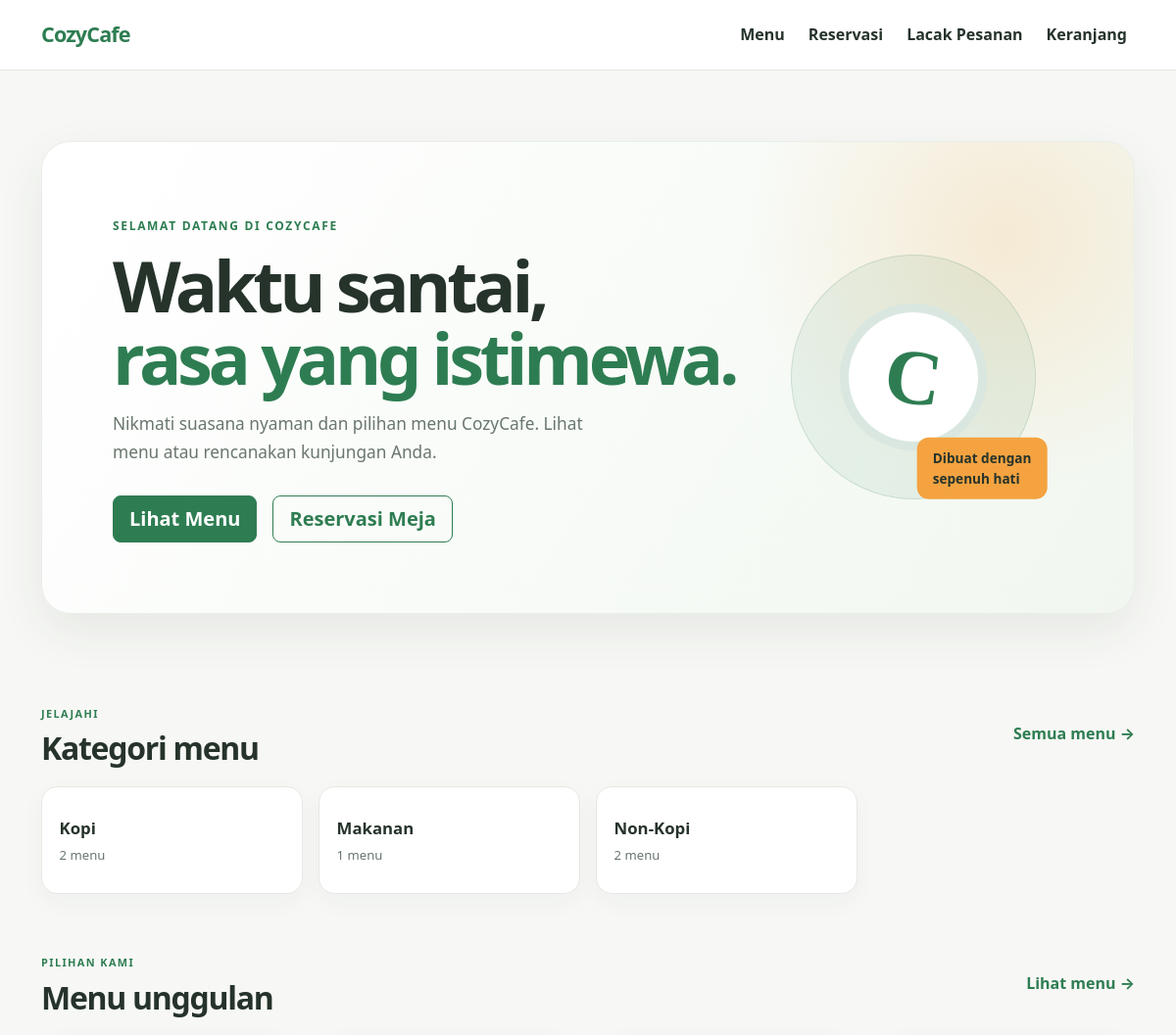
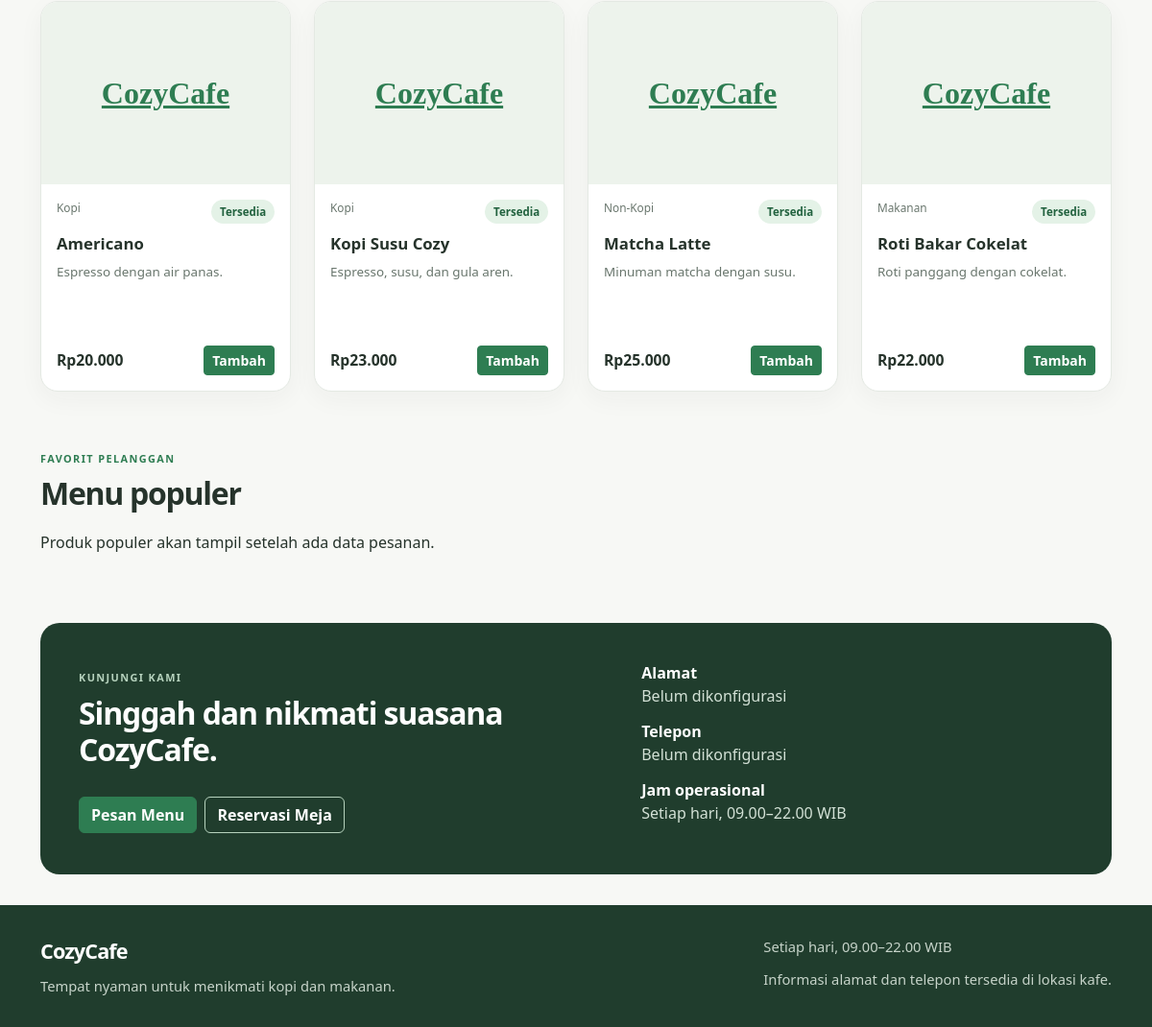
The page / on the database its author committed (2 pictures, top to bottom).
### tables this page shows
CREATE TABLE IF NOT EXISTS categories (
    id BIGINT UNSIGNED NOT NULL AUTO_INCREMENT,
    name VARCHAR(120) NOT NULL,
    description TEXT NULL,
    is_active TINYINT(1) NOT NULL DEFAULT 1,
    created_at TIMESTAMP NOT NULL DEFAULT CURRENT_TIMESTAMP,
    updated_at TIMESTAMP NOT NULL DEFAULT CURRENT_TIMESTAMP ON UPDATE CURRENT_TIMESTAMP,
    PRIMARY KEY (id),
    UNIQUE KEY uq_categories_name (name),
    KEY idx_categories_active_name (is_active, name)
);

CREATE TABLE IF NOT EXISTS products (
    id BIGINT UNSIGNED NOT NULL AUTO_INCREMENT,
    category_id BIGINT UNSIGNED NOT NULL,
    name VARCHAR(160) NOT NULL,
    description TEXT NULL,
    image VARCHAR(500) NULL,
    price DECIMAL(12,2) UNSIGNED NOT NULL,
    stock INT UNSIGNED NOT NULL DEFAULT 0,
    min_stock INT UNSIGNED NOT NULL DEFAULT 0,
    min_order_quantity INT UNSIGNED NOT NULL DEFAULT 1,
    max_order_quantity INT UNSIGNED NOT NULL DEFAULT 99,
    availability_status ENUM('available', 'sold_out', 'unavailable') NOT NULL DEFAULT 'available',
    is_active TINYINT(1) NOT NULL DEFAULT 1,
    has_order_history TINYINT(1) NOT NULL DEFAULT 0,
    created_at TIMESTAMP NOT NULL DEFAULT CURRENT_TIMESTAMP,
    updated_at TIMESTAMP NOT NULL DEFAULT CURRENT_TIMESTAMP ON UPDATE CURRENT_TIMESTAMP,
    PRIMARY KEY (id),
    KEY idx_products_category_active (category_id, is_active),
    KEY idx_products_active_name (is_active, name),
    KEY idx_products_availability (availability_status),
    CONSTRAINT fk_products_category
        FOREIGN KEY (category_id) REFERENCES categories (id)
        ON UPDATE CASCADE ON DELETE RESTRICT,
    CONSTRAINT chk_products_order_quantity
        CHECK (min_order_quantity >= 1 AND max_order_quantity >= min_order_quantity)
);

### public/index.php (called while the page is built, shortened)
<?php
$root = dirname(__DIR__);
$scriptName = str_replace('\\', '/', $_SERVER['SCRIPT_NAME'] ?? '');
$basePath = rtrim(str_replace('/index.php', '', $scriptName), '/');
$requestUri = $_SERVER['REQUEST_URI'] ?? '/';
$path = parse_url($requestUri, PHP_URL_PATH) ?: '/';
$path = '/' . trim(rawurldecode($path), '/');
$customerRoutes = [
    '/' => 'Beranda',
    '/menu' => 'Menu',
    '/cart' => 'Keranjang',
    '/checkout' => 'Checkout',
    '/booking' => 'Reservasi',
    '/track-order' => 'Lacak Pesanan',
    '/track-booking' => 'Lacak Reservasi',
    '/history' => 'Riwayat',
];
$productDetailMatch = preg_match('/\A\/product\/([1-9][0-9]*)\z/', $path, $productMatch) === 1;
if ($path === '/') {
    require $root . '/app/config/database.php';
    require $root . '/app/controllers/ProductController.php';
    $homeData = (new ProductController(database(), $basePath))->homepageData();
    $view = $root . '/resources/views/customer/index.php';
} elseif (array_key_exists($path, $customerRoutes)) {
    $pageTitle = $customerRoutes[$path];
    $view = $root . '/resources/views/customer/placeholder.php';
} else {
    http_response_code(404);
    $pageTitle = 'Halaman Tidak Ditemukan';
    $view = $root . '/resources/views/customer/404.php';
}
require $view;

### app/helpers/sanitizer.php (called while the page is built, shortened)
<?php
function e(mixed $value): string
{
    return htmlspecialchars((string) $value, ENT_QUOTES | ENT_SUBSTITUTE, 'UTF-8');
}

### app/config/database.php (called while the page is built, shortened)
<?php
function envValue(string $key, ?string $default = null): ?string
{
    $value = getenv($key);
    if ($value !== false) {
        return $value;
    }
    return $_ENV[$key] ?? $_SERVER[$key] ?? $default;
}
function database(): PDO
{
    $host = envValue('DB_HOST', '127.0.0.1');
    $port = envValue('DB_PORT', '3306');
    $database = envValue('DB_DATABASE', 'cozycafe');
    $username = envValue('DB_USERNAME', 'root');
    $password = envValue('DB_PASSWORD', '');
    $charset = envValue('DB_CHARSET', 'utf8mb4');
    $dsn = sprintf(
        'mysql:host=%s;port=%s;dbname=%s;charset=%s',
        $host,
        $port,
        $database,
        $charset
    );
    $pdo = new PDO($dsn, $username, $password, [
        PDO::ATTR_ERRMODE => PDO::ERRMODE_EXCEPTION,
        PDO::ATTR_DEFAULT_FETCH_MODE => PDO::FETCH_ASSOC,
        PDO::ATTR_EMULATE_PREPARES => false,
        PDO::MYSQL_ATTR_INIT_COMMAND => "SET time_zone = '+07:00'",
    ]);
    return $pdo;
}

### app/controllers/ProductController.php (called while the page is built, shortened)
<?php
final class ProductController
{
    public function catalog(string $search = '', ?int $categoryId = null): array
    {
        $where = ['p.is_active = 1', 'c.is_active = 1'];
        $parameters = [];
        $statement = $this->pdo->prepare(
            'SELECT p.id, p.category_id, p.name, p.description, p.image, p.price,
                    p.stock, p.min_order_quantity, p.max_order_quantity,
                    p.availability_status, c.name AS category_name
             FROM products p
             INNER JOIN categories c ON c.id = p.category_id
             WHERE ' . implode(' AND ', $where) . '
             ORDER BY p.name ASC'
        );
        $statement->execute($parameters);
        return $statement->fetchAll();
    }
    public function homepageData(): array
    {
        $categories = $this->pdo->query(
            'SELECT c.id, c.name, COUNT(p.id) AS product_count
             FROM categories c
             LEFT JOIN products p ON p.category_id = c.id AND p.is_active = 1
             WHERE c.is_active = 1
             GROUP BY c.id, c.name
             ORDER BY c.name ASC'
        )->fetchAll();
        $featured = $this->catalog('', null);
        $featured = array_slice($featured, 0, 4);
        $popular = $this->pdo->query(
            "SELECT p.id, p.category_id, p.name, p.description, p.image, p.price,
                    p.stock, p.min_order_quantity, p.max_order_quantity,
                    p.availability_status, c.name AS category_name,
                    SUM(oi.quantity) AS units_sold
             FROM products p
             INNER JOIN categories c ON c.id = p.category_id AND c.is_active = 1
             INNER JOIN order_items oi ON oi.product_id = p.id
             INNER JOIN orders o ON o.id = oi.order_id
             WHERE p.is_active = 1
               AND o.order_status NOT IN ('cancelled', 'expired')
             GROUP BY p.id, p.category_id, p.name, p.description, p.image, p.price,
                      p.stock, p.min_order_quantity, p.max_order_quantity,
                      p.availability_status, c.name
             ORDER BY units_sold DESC, p.name ASC
             LIMIT 4"
        )->fetchAll();
        $testimonials = $this->pdo->query(
            "SELECT r.comment, COALESCE(c.name, 'Pelanggan CozyCafe') AS customer_name
             FROM testimonials t
             INNER JOIN reviews r ON r.id = t.review_id
             LEFT JOIN customers c ON c.id = r.customer_id
             WHERE t.is_approved = 1
               AND t.is_visible = 1
               AND r.moderation_status = 'approved'
               AND r.comment IS NOT NULL
               AND r.comment <> ''
             ORDER BY t.created_at DESC
             LIMIT 3"
        )->fetchAll();
        $settings = $this->pdo->query(
            "SELECT setting_key, setting_value
             FROM cafe_settings
             WHERE setting_key IN ('cafe_address', 'cafe_phone')"
        )->fetchAll(PDO::FETCH_KEY_PAIR);
        return [
            'categories' => $categories,
            'featured' => $featured,
            'popular' => $popular,
            'testimonials' => $testimonials,
            'address' => trim((string) ($settings['cafe_address'] ?? '')),
            'phone' => trim((string) ($settings['cafe_phone'] ?? '')),
        ];
    }
}

### app/helpers/formatter.php (called while the page is built, shortened)
<?php
function formatRupiah(int|float|string $amount): string
{
    return 'Rp' . number_format((float) $amount, 0, ',', '.');
}

### resources/views/components/product_cards.php (the view)
<?php
$availabilityLabels = [
    'available' => 'Tersedia',
    'sold_out' => 'Habis',
    'unavailable' => 'Tidak tersedia',
];
?>
<?php if ($products === []): ?>
    <div class="empty-state">
        <h3>Menu belum tersedia</h3>
        <p>Silakan kembali lagi nanti untuk melihat pilihan menu CozyCafe.</p>
    </div>
<?php else: ?>
    <div class="row g-4 product-grid">
        <?php foreach ($products as $product): ?>
            <?php
            $canOrder = $product['availability_status'] === 'available'
                && (int) $product['stock'] >= (int) $product['min_order_quantity'];
            $maxQuantity = min((int) $product['stock'], (int) $product['max_order_quantity']);
            $imageName = $product['image'] === null ? '' : basename((string) $product['image']);
            ?>
            <div class="col-sm-6 col-xl-3">
                <article class="product-card h-100">
                    <a class="product-image-link" href="<?= e($url('product/' . (int) $product['id'])) ?>" aria-label="Lihat <?= e($product['name']) ?>">
                        <?php if ($imageName !== ''): ?>
                            <img class="product-image" src="<?= e($url('media/products/' . rawurlencode($imageName))) ?>" alt="<?= e($product['name']) ?>" loading="lazy">
                        <?php else: ?>
                            <span class="product-image-placeholder" aria-hidden="true">CozyCafe</span>
                        <?php endif; ?>
                    </a>
                    <div class="product-card-body">
                        <div class="product-meta">
                            <span><?= e($product['category_name']) ?></span>
                            <span class="availability-badge status-<?= e($product['availability_status']) ?>">
                                <?= e($availabilityLabels[$product['availability_status']] ?? 'Tidak tersedia') ?>
                            </span>
                        </div>
                        <a class="product-name" href="<?= e($url('product/' . (int) $product['id'])) ?>">
                            <?= e($product['name']) ?>
                        </a>
                        <p class="product-description"><?= e($product['description'] ?? 'Pilihan CozyCafe untuk menemani waktu Anda.') ?></p>
                        <div class="product-card-bottom">
                            <strong class="product-price"><?= e(formatRupiah($product['price'])) ?></strong>
                            <button
                                class="btn btn-sm btn-cozy-primary"
                                type="button"
                                data-add-to-cart
                                data-product-id="<?= (int) $product['id'] ?>"
                                data-product-name="<?= e($product['name']) ?>"
                                data-product-price="<?= e($product['price']) ?>"
                                data-min-quantity="<?= (int) $product['min_order_quantity'] ?>"
                                data-max-quantity="<?= $maxQuantity ?>"
                                <?= $canOrder ? '' : 'disabled' ?>
                            >
                                <?= $canOrder ? 'Tambah' : 'Tidak tersedia' ?>
                            </button>
                        </div>
                    </div>
                </article>
            </div>
        <?php endforeach; ?>
    </div>
<?php endif; ?>

### resources/views/customer/index.php (shortened to what this page needs)
<main>
    <section class="container customer-hero">
        <div class="hero-panel">
            <div class="hero-copy">
                <span class="hero-kicker">SELAMAT DATANG DI COZYCAFE</span>
                <h1>Waktu santai,<br><span>rasa yang istimewa.</span></h1>
                <p>Nikmati suasana nyaman dan pilihan menu CozyCafe. Lihat menu atau rencanakan kunjungan Anda.</p>
                <div class="d-flex flex-wrap gap-3">
                    <a class="btn btn-cozy-primary btn-lg" href="<?= e($url('menu')) ?>">Lihat Menu</a>
                    <a class="btn btn-cozy-outline btn-lg" href="<?= e($url('booking')) ?>">Reservasi Meja</a>
                </div>
            </div>
            <div class="hero-decoration" aria-hidden="true">
                <div class="coffee-mark">C</div>
                <div class="hero-note">Dibuat dengan<br>sepenuh hati</div>
            </div>
        </div>
    </section>
    <section class="container content-section">
        <div class="section-heading">
            <div>
                <span class="section-kicker">JELAJAHI</span>
                <h2>Kategori menu</h2>
            </div>
            <a class="section-link" href="<?= e($url('menu')) ?>">Semua menu <span aria-hidden="true">→</span></a>
        </div>
        <div class="row g-3">
            <?php foreach ($homeData['categories'] as $category): ?>
                <div class="col-6 col-md-4 col-lg-3">
                    <a class="category-tile" href="<?= e($url('menu?category=' . (int) $category['id'])) ?>">
                        <span class="category-tile-name"><?= e($category['name']) ?></span>
                        <span class="category-tile-count"><?= (int) $category['product_count'] ?> menu</span>
                    </a>
                </div>
            <?php endforeach; ?>
        </div>
    </section>
    <section class="container content-section">
        <div class="section-heading">
            <div>
                <span class="section-kicker">PILIHAN KAMI</span>
                <h2>Menu unggulan</h2>
            </div>
            <a class="section-link" href="<?= e($url('menu')) ?>">Lihat menu <span aria-hidden="true">→</span></a>
        </div>
        <?php $products = $homeData['featured']; require $root . '/resources/views/components/product_cards.php'; ?>
    </section>
    <section class="container content-section">
        <div class="section-heading">
            <div>
                <span class="section-kicker">FAVORIT PELANGGAN</span>
                <h2>Menu populer</h2>
            </div>
        </div>
        <?php if ($homeData['popular'] !== []): ?>
            <?php $products = $homeData['popular']; require $root . '/resources/views/components/product_cards.php'; ?>
        <?php else: ?>
            <p class="catalog-empty-note">Produk populer akan tampil setelah ada data pesanan.</p>
        <?php endif; ?>
    </section>
    <section class="container content-section">
        <div class="contact-panel">
            <div>
                <span class="section-kicker">KUNJUNGI KAMI</span>
                <h2>Singgah dan nikmati suasana CozyCafe.</h2>
            </div>
            <div class="contact-details">
                <p><strong>Alamat</strong><br><?= e($homeData['address'] !== '' ? $homeData['address'] : 'Belum dikonfigurasi') ?></p>
                <p><strong>Telepon</strong><br><?= e($homeData['phone'] !== '' ? $homeData['phone'] : 'Belum dikonfigurasi') ?></p>
                <p><strong>Jam operasional</strong><br>Setiap hari, 09.00–22.00 WIB</p>
            </div>
            <div class="d-flex flex-wrap gap-2">
                <a class="btn btn-cozy-primary" href="<?= e($url('menu')) ?>">Pesan Menu</a>
                <a class="btn btn-cozy-outline" href="<?= e($url('booking')) ?>">Reservasi Meja</a>
            </div>
        </div>
    </section>
</main>
<?php
require $root . '/resources/views/layouts/customer.php';

### rows shown on the page
categories: name "Kopi", product_count "2"
categories: name "Makanan", product_count "1"
categories: name "Non-Kopi", product_count "2"
products: shows "CozyCafe", category.name "Kopi", availability_status "Tersedia", name "Americano", description "Espresso dengan air panas.", price "Rp20.000", stock "Tambah"
products: shows "CozyCafe", category.name "Kopi", availability_status "Tersedia", name "Kopi Susu Cozy", description "Espresso, susu, dan gula aren.", price "Rp23.000", stock "Tambah"
products: shows "CozyCafe", category.name "Non-Kopi", availability_status "Tersedia", name "Matcha Latte", description "Minuman matcha dengan susu.", price "Rp25.000", stock "Tambah"
products: shows "CozyCafe", category.name "Makanan", availability_status "Tersedia", name "Roti Bakar Cokelat", description "Roti panggang dengan cokelat.", price "Rp22.000", stock "Tambah"

### other values the page prints
$homeData['phone'] !== '' ? $homeData['phone'] : 'Belum dikonfigurasi' "Belum dikonfigurasi"
